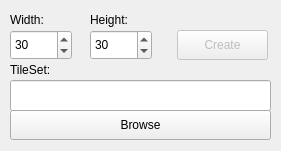
<ui version="4.0" >
 <class>newMapForm</class>
 <widget class="QWidget" name="newMapForm" >
  <property name="geometry" >
   <rect>
    <x>0</x>
    <y>0</y>
    <width>281</width>
    <height>151</height>
   </rect>
  </property>
  <property name="windowTitle" >
   <string>Create new map</string>
  </property>
  <widget class="QSpinBox" name="widthBox" >
   <property name="geometry" >
    <rect>
     <x>10</x>
     <y>30</y>
     <width>62</width>
     <height>30</height>
    </rect>
   </property>
   <property name="minimum" >
    <number>1</number>
   </property>
   <property name="value" >
    <number>30</number>
   </property>
  </widget>
  <widget class="QLineEdit" name="tilesetDisplay" >
   <property name="geometry" >
    <rect>
     <x>10</x>
     <y>80</y>
     <width>261</width>
     <height>31</height>
    </rect>
   </property>
  </widget>
  <widget class="QPushButton" name="tilesetButton" >
   <property name="geometry" >
    <rect>
     <x>10</x>
     <y>110</y>
     <width>261</width>
     <height>30</height>
    </rect>
   </property>
   <property name="text" >
    <string>Browse</string>
   </property>
  </widget>
  <widget class="QLabel" name="label" >
   <property name="geometry" >
    <rect>
     <x>10</x>
     <y>60</y>
     <width>62</width>
     <height>20</height>
    </rect>
   </property>
   <property name="text" >
    <string>TileSet:</string>
   </property>
  </widget>
  <widget class="QLabel" name="label_2" >
   <property name="geometry" >
    <rect>
     <x>10</x>
     <y>10</y>
     <width>62</width>
     <height>20</height>
    </rect>
   </property>
   <property name="text" >
    <string>Width:</string>
   </property>
  </widget>
  <widget class="QLabel" name="label_3" >
   <property name="geometry" >
    <rect>
     <x>90</x>
     <y>10</y>
     <width>62</width>
     <height>20</height>
    </rect>
   </property>
   <property name="text" >
    <string>Height:</string>
   </property>
  </widget>
  <widget class="QSpinBox" name="heightBox" >
   <property name="geometry" >
    <rect>
     <x>90</x>
     <y>30</y>
     <width>62</width>
     <height>30</height>
    </rect>
   </property>
   <property name="value" >
    <number>30</number>
   </property>
  </widget>
  <widget class="QPushButton" name="createButton" >
   <property name="enabled" >
    <bool>false</bool>
   </property>
   <property name="geometry" >
    <rect>
     <x>177</x>
     <y>30</y>
     <width>91</width>
     <height>30</height>
    </rect>
   </property>
   <property name="text" >
    <string>Create</string>
   </property>
  </widget>
 </widget>
 <resources/>
 <connections/>
</ui>
